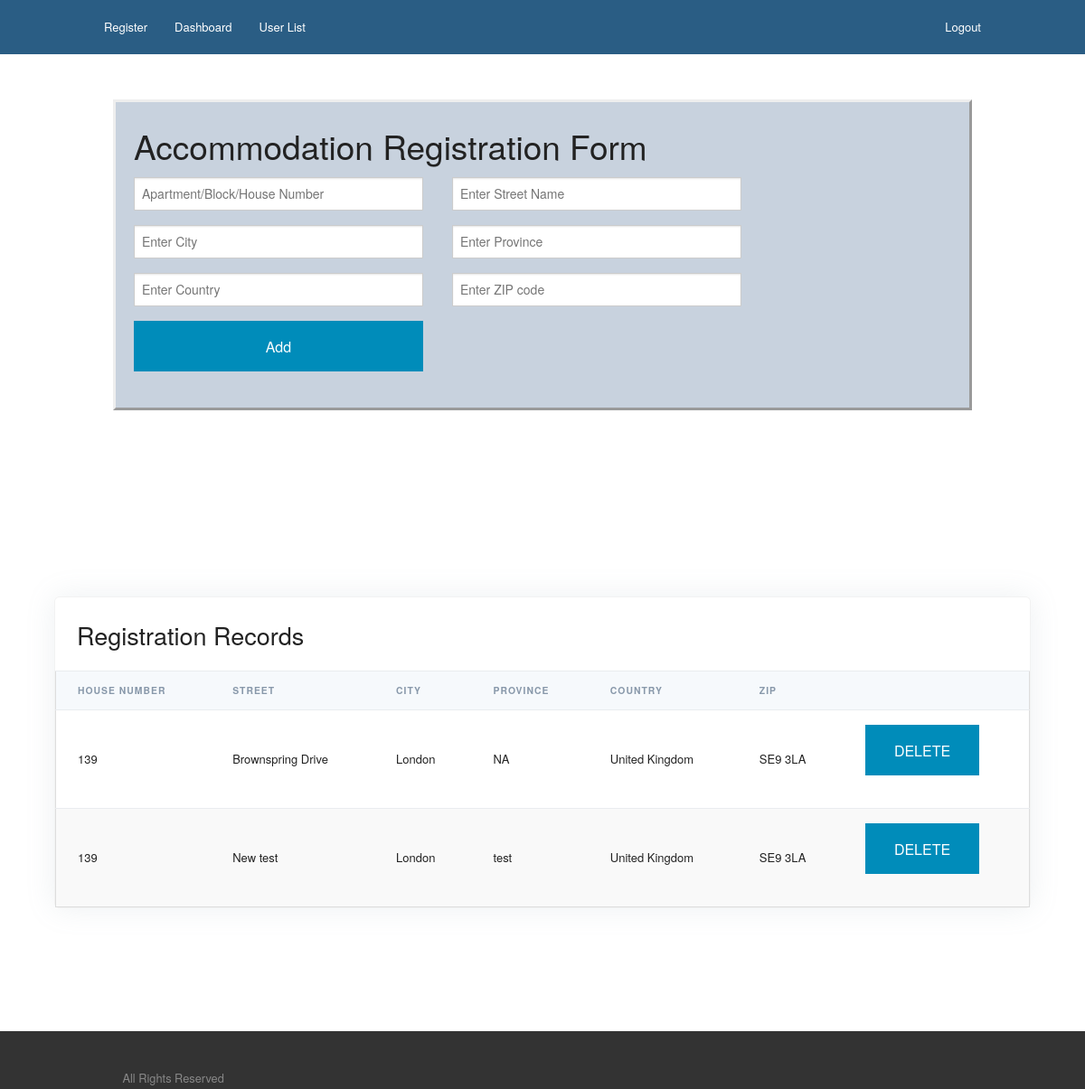
The page /phpregister/accommodation.php (signed in) on the database its author committed.
### tables this page shows
CREATE TABLE `Accommodation` (
  `accommodation_id` int(255) NOT NULL,
  `name` varchar(255) NOT NULL,
  `street` varchar(255) NOT NULL,
  `city` varchar(255) NOT NULL,
  `province` varchar(255) NOT NULL,
  `country` varchar(255) NOT NULL,
  `zip` varchar(255) NOT NULL
);

### htdocs/phpregister/accommodation.php (the view, shortened to what this page needs)
<?php
if (isset($_SESSION['logged_in']) && $_SESSION['logged_in'] == true) {
	$email = $_SESSION['email'];
} else {
	header("Location: ../phplogin/login.php");
}
?>
<!doctype html>
<html lang="en">
<head>
	<link href="/dashboard/stylesheets/normalize.css" rel="stylesheet" type="text/css" /><link href="/dashboard/stylesheets/all.css" rel="stylesheet" type="text/css" />
	<link href="//cdnjs.cloudflare.com/ajax/libs/font-awesome/3.1.0/css/font-awesome.min.css" rel="stylesheet" type="text/css" />
</head>
<body class="index">
	<header class="header contain-to-grid">
		<nav class="top-bar" data-topbar>
			<section class="top-bar-section">
				<ul class="left">
					<li class="item "><a href="/phpregister/register.php">Register</a></li>
				</ul>
				<ul class="left">
					<li class="item "><a href="/phpregister/dashboard.php">Dashboard</a></li>
				</ul>
				<?php
				include('../con/connection.php');
				$sql = "Select * from User where user_email='$email'";
				$result = mysqli_query($conn, $sql);
				$row = mysqli_fetch_array($result, MYSQLI_ASSOC);
				if($row["user_type"] == 'ADMIN'){
					echo '<ul class="left"><li class="item "><a href="/phpregister/userList.php">User List</a></li></ul>';
				}
				?>
				<ul class="right">
					<li class="item "><a href="../phplogin/logout.php">Logout</a></li>
				</ul>
			</section>
		</nav>
	</header>
	<div class="wrapper">
		<div class="row">
			<div class="large-12 columns">
				<div id="form" class="signupform">
					<main class="box">
						<form name="form" action="" method="POST">
							<h2>Accommodation Registration Form</h2>
							<input type="text" id="name" name="name" placeholder="Apartment/Block/House Number" required>
							<input type="text" id="street" name="street" placeholder="Enter Street Name" required>
							<input type="text" id="city" name="city" placeholder="Enter City" required>
							<input type="text" id="province" name="province" placeholder="Enter Province" required>
							<input type="text" id="country" name="country" placeholder="Enter Country" required>
							<input type="text" id="zip" name="zip" placeholder="Enter ZIP code" required>
							<button class="action-button" type="submit" id="btn" value="add" name = "submit">Add</button>
						</form>
					</main>
				</div>
			</div>
		</div>
		<div class="wrapper">
			<div class="main-content">
				<div class="container mt-7">
					<div class="col">
						<div class="card shadow">
							<div class="card-header border-0">
								<h3 class="mb-0">Registration Records</h3>
							</div>
							<div class="table-responsive">
								<table class="table align-items-center table-flush">
									<thead class="thead-light">
										<tr>
											<th scope="col">House Number</th>
											<th scope="col">Street</th>
											<th scope="col">City</th>
											<th scope="col">Province</th>
											<th scope="col">Country</th>
											<th scope="col">ZIP</th>
											<th scope="col"></th>
										</tr>
									</thead>
									<tbody>
										<?php
										include('../con/connection.php');
										$sql = "Select * from Accommodation";
										$result = mysqli_query($conn, $sql);
										while($row = $result->fetch_assoc()){
											echo '<tr><td>'.$row["name"].'</td>';
											echo '<td>'.$row["street"].'</td>';
											echo '<td>'.$row["city"].'</td>';
											echo '<td>'.$row["province"].'</td>';
											echo '<td>'.$row["country"].'</td>';
											echo '<td>'.$row["zip"].'</td>';
											echo '<td><button class="action-button" data-id="' . $row["accommodation_id"] . '">DELETE</button></td></tr>';
										}
										?>
									</tbody>
								</table>
							</div>
						</div>
					</div>
				</div>
			</div>
		</div>
	</div>
<footer class="footer">
	<div class="columns">
		<div class="footer_lists-container row collapse">
			<div class="footer_social columns large-2">
				<p class="footer_copyright">All Rights Reserved</p>
			</div>
			<ul class="footer_links columns large-9">
			</ul>
		</div>
	</div>
</footer>
</body>
</html>

### rows shown on the page
accommodation: name "139", street "Brownspring Drive", city "London", province "NA", country "United Kingdom", zip "SE9 3LA"
accommodation: name "139", street "New test", city "London", province "test", country "United Kingdom", zip "SE9 3LA"
